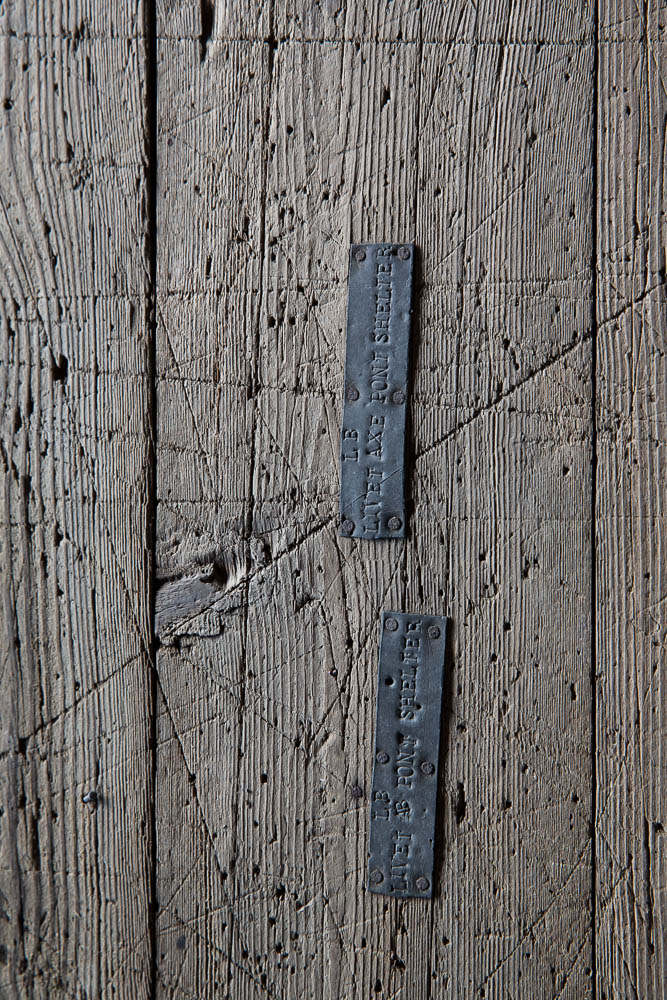
//> input picture Projet_Chantenay/Photos/Photo2.jpg, 667 x 1000 px, given in place of test.jpg, which was not available
$ ./Detection_Hough   (built with g++ and OpenCV 4)
//> lines starting //> are read from the running program, lines starting //| are printed output that depends on the picture; pictures that were not available may be replaced by others from this repository, and a replacement may not be noted
#include "opencv2/highgui/highgui.hpp"
#include "opencv2/imgproc/imgproc.hpp"

#include <iostream>

using namespace cv;
using namespace std;


int main()
{
	string filename = "test.jpg";

	Mat src = imread(filename, 0);
//> src: 1000 rows x 667 cols, CV_8UC1; min 0, max 252, mean 109.1
	if (src.empty())
	{
		cout << "can not open " << filename << endl;
		return -1;
	}

	Mat dst, cdst;
	Canny(src, dst, 50, 200, 3);
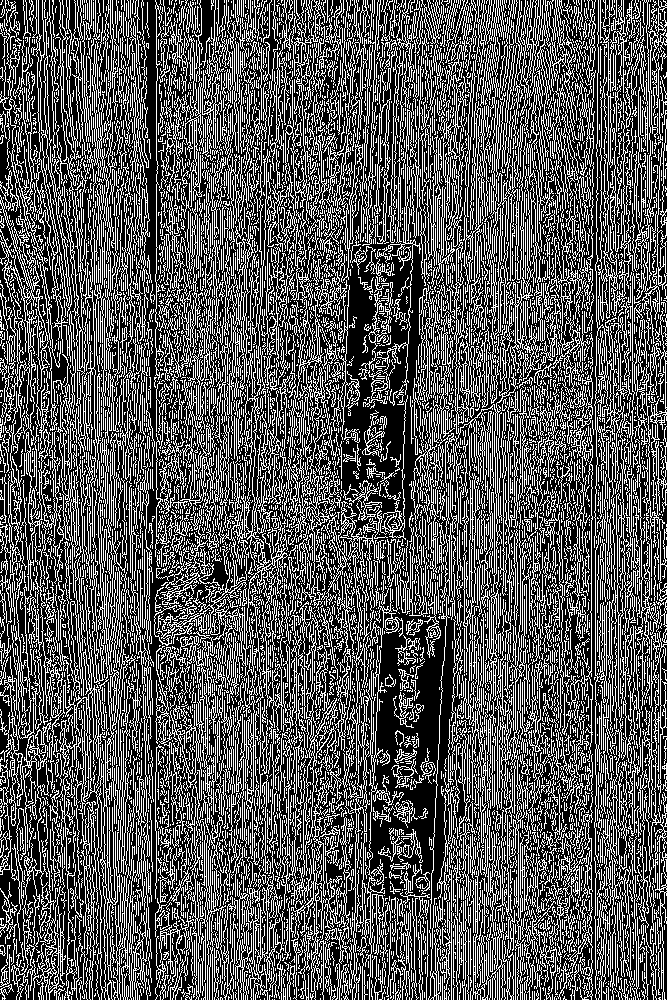
//> dst: 1000 rows x 667 cols, CV_8UC1; 34.1% white in thin lines or dots
	cvtColor(dst, cdst, CV_GRAY2BGR);
//> cdst: 1000 rows x 667 cols, CV_8UC3; 34.1% white in thin lines or dots

#if 0
	vector<Vec2f> lines;
	cv::HoughLines(dst, lines, 1, CV_PI / 180, 100, 0, 0);

	for (size_t i = 0; i < lines.size(); i++)
	{
		float rho = lines[i][0], theta = lines[i][1];
		Point pt1, pt2;
		double a = cos(theta), b = sin(theta);
		double x0 = a*rho, y0 = b*rho;
		pt1.x = cvRound(x0 + 1000 * (-b));
		pt1.y = cvRound(y0 + 1000 * (a));
		pt2.x = cvRound(x0 - 1000 * (-b));
		pt2.y = cvRound(y0 - 1000 * (a));
		line(cdst, pt1, pt2, Scalar(0, 0, 255), 3, CV_AA);

		float coef = (float)(pt2.y - pt1.y) / (float)(pt2.x - pt1.x);
		cout << "y = " << coef << "* x + " << pt1.y - coef*pt1.x << endl;
	}
#else
	vector<Vec4i> lines;
	HoughLinesP(dst, lines, 1, CV_PI / 180, 50, 50, 10);
//> lines = 2284 lines (x1, y1, x2, y2), first 8: [3, 927, 275, 655], [520, 999, 520, 781], [509, 667, 536, 886], [408, 331, 666, 73], [347, 651, 665, 333], [0, 651, 348, 303], [449, 559, 462, 311], [167, 758, 311, 527]
	Mat source = imread("Photos/Photo1.jpg");
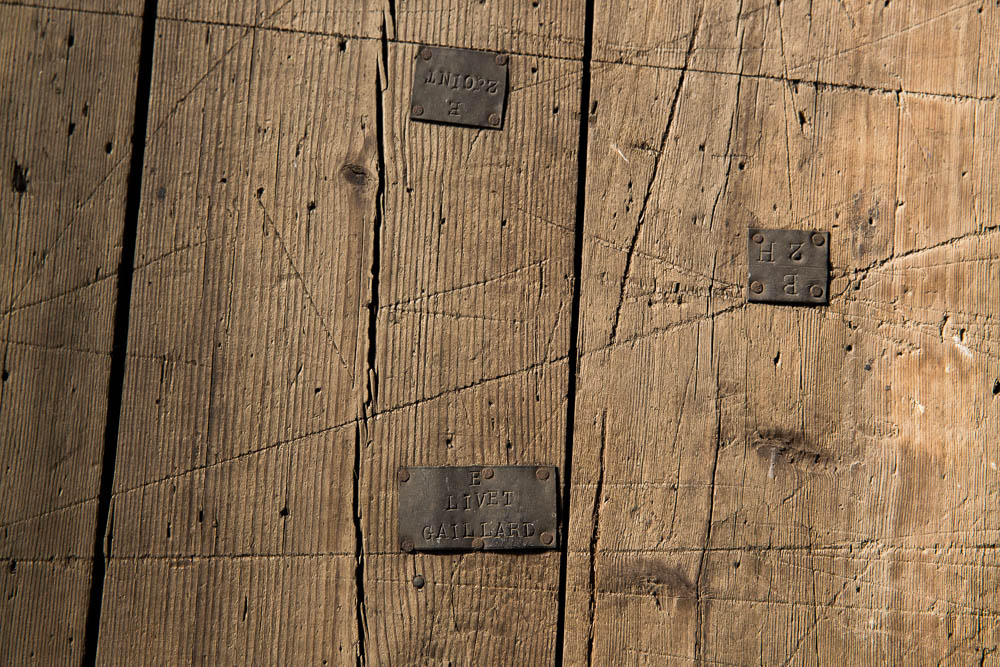
//> input picture Projet_Chantenay/Photos/Photo1.jpg, 1000 x 667 px
//> source is the input picture: 667 rows x 1000 cols, CV_8UC3; mean B, G, R 82.6, 110.5, 136.9

	for (size_t i = 0; i < lines.size(); i++)
	{
		Vec4i l = lines[i];
		line(cdst, Point(l[0], l[1]), Point(l[2], l[3]), Scalar(0, 0, 255), 3, CV_AA);

		// We determines the affine parameters of the equations of the lines detected
		float coefDirecteur = (float)(l[3] - l[1]) / (float)(l[2] - l[0]);
		float yOrigin = l[1] - coefDirecteur*l[0];
		cout << "y = " << coefDirecteur << "* x + " << yOrigin << endl;

		float yEnd = coefDirecteur * (source.cols - 1) + yOrigin;

		// We use two points to trace the lines
		int x1, x2, y1, y2;
		if (coefDirecteur >= 0)
		{
			if (yOrigin <= 0.f)
			{
				x1 = cvRound(-yOrigin / coefDirecteur);
				y1 = 0;
			}
			else
			{
				y1 = yOrigin;
				x1 = 0;
			}

			if (yEnd > source.rows)
			{
				y2 = source.rows - 1;
				x2 = cvRound((y2 - yOrigin) / coefDirecteur);
			}
			else
			{
				x2 = source.cols - 1;
				y2 = cvRound(coefDirecteur*x2 + yOrigin);
			}
		}

		else
		{
			if (yEnd <= 0.f)
			{
				x2 = cvRound(-yOrigin / coefDirecteur);
				y2 = 0;
			}
			else
			{
				x2 = source.cols - 1;
				y2 = coefDirecteur * x2 + yOrigin;
			}

			if (yOrigin > source.rows)
			{
				y1 = source.rows - 1;
				x1 = cvRound((y1 - yOrigin) / coefDirecteur);
			}
			else
			{
				x1 = 0;
				y1 = cvRound(coefDirecteur*x1 + yOrigin);
			}
		}

		// Trace it
		line(source, Point(x1, y1), Point(x2, y2), Scalar(0, 0, 255), 3, CV_AA);
	}
//> this loop made 2284 passes
//> (l, coefDirecteur, yOrigin, yEnd, x1, x2) on passes 3, 13, 14, 18, 23, 24, 25, 26, 28, 29, 32, 34: ([509, 667, 536, 886], 8.11, -3461.6, 4641.4, 427, 509), ([126, 851, 132, 962], 18.5, -1480, 17001.5, 80, 116), ([563, 728, 585, 832], 4.73, -1933.5, 2789.1, 409, 550), ([185, 361, 281, 639], 2.9, -174.7, 2718.2, 60, 290), ([108, 611, 111, 713], 34, -3061, 30905, 90, 110), ([561, 343, 586, 499], 6.24, -3157.6, 3076.1, 506, 613), ([558, 831, 576, 908], 4.28, -1556, 2717.5, 364, 519), ([38, 0, 139, 278], 2.75, -104.6, 2645.1, 38, 280), ([318, 3, 324, 111], 18, -5721, 12261, 318, 355), ([533, 773, 543, 915], 14.2, -6795.6, 7390.2, 479, 525), ([536, 0, 544, 65], 8.12, -4355, 3761.9, 536, 618), ([617, 373, 619, 440], 33.5, -20296.5, 13170, 606, 626)
//> (l, coefDirecteur, yOrigin, yEnd, x2, x1) on passes 1, 4, 5, 7, 8, 9: ([3, 927, 275, 655], -1, 930, -69, 930, 264), ([408, 331, 666, 73], -1, 739, -260, 739, 73), ([347, 651, 665, 333], -1, 998, -1, 998, 332), ([449, 559, 462, 311], -19.08, 9124.5, -9933.3, 478, 443), ([167, 758, 311, 527], -1.6, 1025.9, -576.7, 640, 224), ([456, 275, 545, 0], -3.09, 1684, -1402.8, 545, 329)
//| y = -1* x + 930
//| y = -inf* x + inf
//| y = 8.11111* x + -3461.56
//| y = -1* x + 739
//| y = -1* x + 998
//| y = -1* x + 651
//| y = -19.0769* x + 9124.54
//| y = -1.60417* x + 1025.9
//> (output is shown up to pass 8 of 2284)
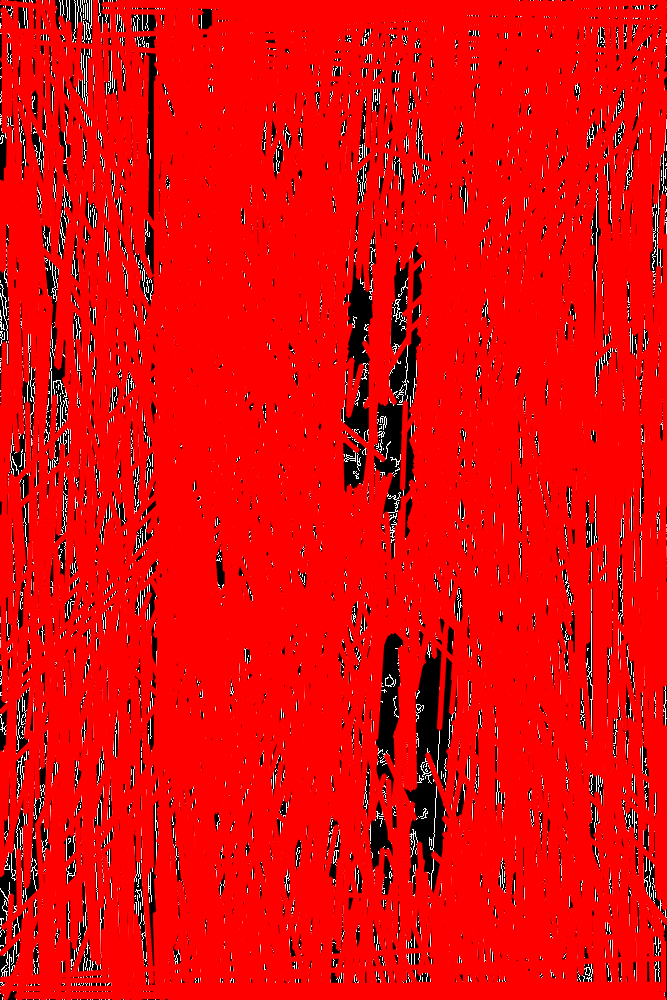
//> cdst: 1000 rows x 667 cols, CV_8UC3; mean B, G, R 8.3, 8.3, 230.4
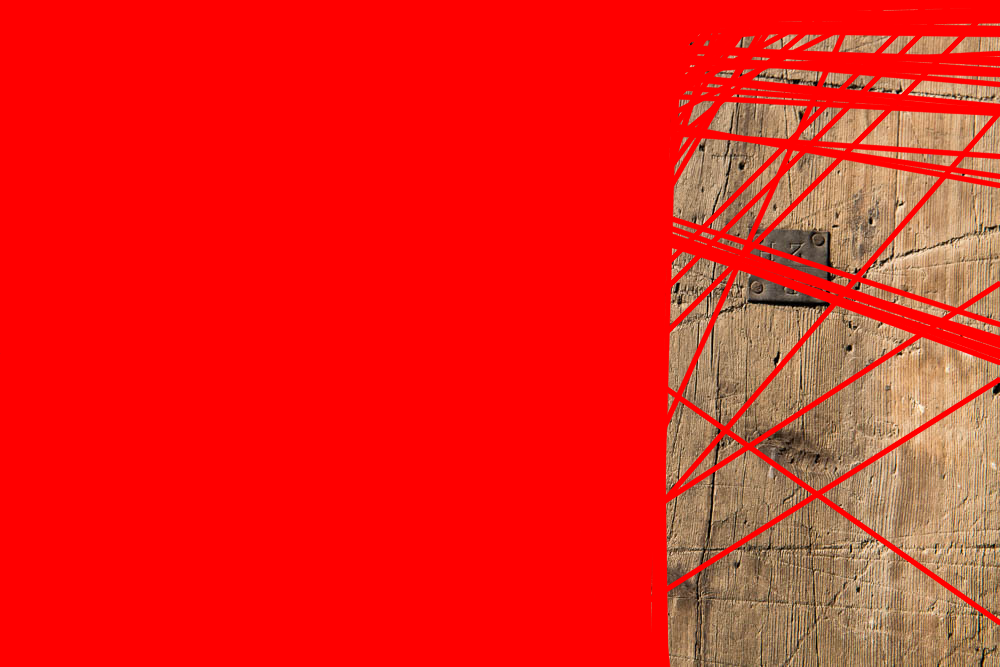
//> source: 667 rows x 1000 cols, CV_8UC3; mean B, G, R 24.7, 33.2, 233.5
#endif
	imshow("source", src);
	imshow("detected lines", cdst);
	imshow("lines", source);


	waitKey();

	return 0;
}
